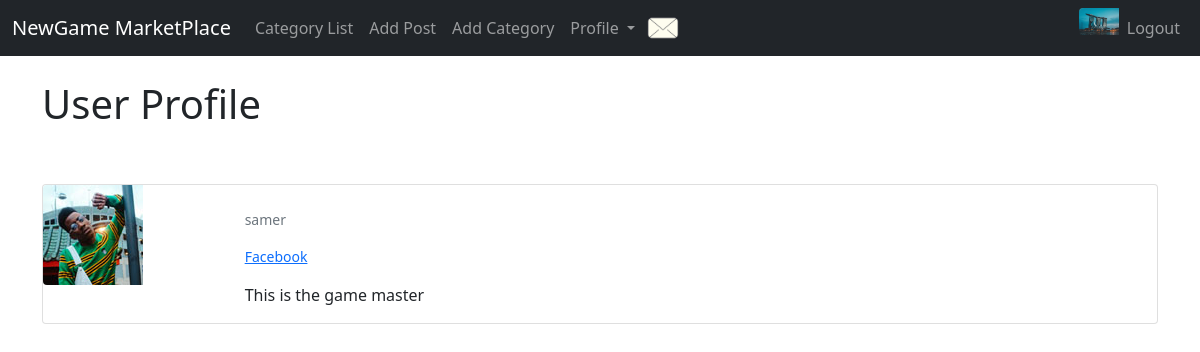
/members/1/profile/ (signed in), run on the app's committed database.
### theblog/models.py (models this page shows, shortened)
class Profile(models.Model):
    user = models.OneToOneField(User, null=True, on_delete=models.CASCADE)
    bio = models.TextField()
    profile_pic = models.ImageField(null=True, blank=True, upload_to="images/profile/")
    facebook_url = models.CharField(max_length=255, blank=True, null=True)
    has_new_messages = models.BooleanField(default=False)
    def __str__(self):
        return str(self.user)

### members/views.py (the view)
# urls.py: path('<int:pk>/profile/', ShowProfilePageView.as_view(), name='show_profile_page'),
class ShowProfilePageView(DetailView):
    model = Profile
    template_name = 'registration/user_profile.html'
    def get_context_data(self, *args, **kwargs):
        context = super(ShowProfilePageView,self).get_context_data(*args, **kwargs)
        page_user = get_object_or_404(Profile,id=self.kwargs['pk'])
        context["page_user"] = page_user
        return context

### members/templates/registration/user_profile.html (shortened to what this page needs)
{% extends 'base.html' %}
{% load static %}
{% block content %}
<h1>User Profile</h1>
<br/><br/>
<div class="card mb-3" >
  <div class="row g-0">
    <div class="col-md-2">
        {% if page_user.profile_pic%}
         <img src="{{page_user.profile_pic.url }}" class="img-fluid rounded-start" >
        {% else %}
        <img src="{%static 'theblog/images/default.jpg' %}" class="img-fluid rounded-start">
        {% endif %}
    </div>
    <div class="col-md-10">
      <div class="card-body">
          <p class ="small text-muted">
              {{page_user}} </a>
          </p>
          <p class ="small text-muted">
              <a href="{{post.author.profile.facebook_url}}"> Facebook </a>
          </p>
        <p class="card-text">{{page_user.bio}}</p>
      </div>
    </div>
  </div>
</div>
{% endblock %}

### theblog/templates/base.html (shortened to what this page needs)
{% load static %}
<html lang="en">
  <head>
        <link rel="stylesheet"
          type="text/css"
          href="{% static 'home/css/bootstrap.css' %}"/>
  </head>
  <body>
  </body>
</html>
  <body>
    <nav class="navbar navbar-expand-lg navbar-dark bg-dark">
      <div class="container-fluid">
          <a class="navbar-brand" href="{% url 'home' %}">NewGame MarketPlace</a>
          <div class="collapse navbar-collapse" id="navbarSupportedContent">
              <ul class="navbar-nav w-100 mb-2 mb-lg-0">
                  {% if cat_menu %}
                      <li class="nav-item dropdown">
                          <a class="nav-link dropdown-toggle" href="#" id="navbarDropdown" role="button" data-bs-toggle="dropdown" aria-expanded="false">
                              Categories
                          </a>
                          <ul class="dropdown-menu" aria-labelledby="navbarDropdown">
                              {% for item in cat_menu %}
                                  <li><a class="dropdown-item" href="{% url 'category' item|slugify %}">{{ item }}</a></li>
                              {% endfor %}
                          </ul>
                      </li>
                  {% else %}
                      <li class="nav-item">
                          <a class="nav-link" href="{% url 'category-list' %}">Category List</a>
                      </li>
                  {% endif %}
                  {% if user.is_authenticated %}
                      <li class="nav-item">
                          <a class="nav-link" href="{% url 'add_post' %}">Add Post</a>
                      </li>
                      <li class="nav-item">
                          <a class="nav-link" href="{% url 'add_category' %}">Add Category</a>
                      </li>
                      <li class="nav-item dropdown">
                          <a class="nav-link dropdown-toggle" href="#" id="EditProfileDropDown" role="button" data-bs-toggle="dropdown" aria-expanded="false">
                              Profile
                          </a>
                      </li>
                  {% if user.profile.has_new_messages %}
                      <li class="nav-item ms-0">
                          <a href="{% url 'message_detail' user.id %}"> <img src="{% static 'theblog/images/message.png' %}" class="img-fluid rounded-start" width="40" height="40" ></a>
                      </li>
                    {% else %}
                        <li class="nav-item ms-0">
                          <a href="{% url 'message_detail' user.id %}"> <img src="{% static 'theblog/images/no message.png' %}" class="img-fluid rounded-start" width="40" height="40" ></a>
                      </li>
                    {% endif %}
                  {% if user.profile.profile_pic %}
                      <li class="nav-item ms-auto">
                          <img src="{{ user.profile.profile_pic.url }}" class="img-fluid rounded-start" width="40" height="40"></a>
                      </li>
                    {% else %}
                      <li class="nav-item ms-auto">
                          <img src="{% static 'theblog/images/default.jpg' %}" class="img-fluid rounded-start" width="40" height="40"></a>
                      </li>
                    {% endif %}
                      <li class="nav-item">
                          <a class="nav-link" href="{% url 'logout' %}">Logout</a>
                      </li>
                  {% endif %}
              </ul>
          </div>
      </div>
  </nav>
  <br/>
    <div class ="container">
        {% block content %}
        {% endblock %}
    </div>
  </body>
</html>

### data on the page
Profile: profile_pic (picture), user.username "samer", bio "This is the game master"
